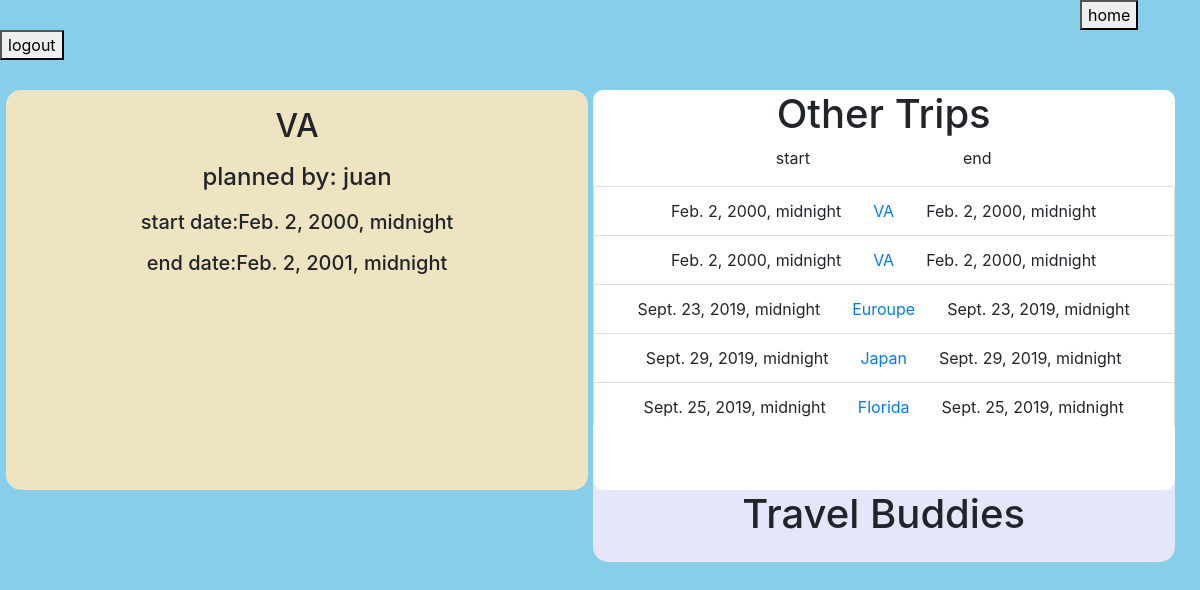
The app's page /trip/2 (signed in) with its own data.
### python_exam_app/models.py (models this page shows, shortened)
class Trip(models.Model):
    destination =  models.CharField(max_length=255)
    start_date = created_at = models.DateTimeField()
    end_date = created_at = models.DateTimeField()
    plan = models.TextField()
    planner = models.ForeignKey(User, related_name='trips', on_delete=models.CASCADE)
    created_at = models.DateTimeField(auto_now_add=True)
    updated_at = models.DateTimeField(auto_now_add=True)
    buddies = models.ManyToManyField(User, related_name="trip")
    objects = TripManager()

class User(models.Model):
    name = models.CharField(max_length=255)
    alias = models.CharField(max_length=255)
    email = models.CharField(max_length=255)
    password = models.CharField(max_length=255)
    created_at = models.DateTimeField(auto_now_add=True)
    updated_at = models.DateTimeField(auto_now_add=True)
    objects = UserManager()

### python_exam_app/views.py (the view)
# urls.py: path('trip/<int:number>', views.trip_info),
def trip_info(request, number):
    if 'id' not in request.session:
        return redirect('/')
    else:
        this_trip = Trip.objects.get(id=number)
        this_trip_buddies = this_trip.buddies.exclude(id = request.session['id'])
        all_trips = Trip.objects.all().order_by('created_at')
        context = {
            'this_trip' : this_trip,
            'this_trip_buddies' : this_trip_buddies,
            'all_trips' : all_trips,
        }
    return render(request, 'trip_info.html', context)

### python_exam_app/templates/trip_info.html (shortened to what this page needs)
<!DOCTYPE html>
<html lang="en">
<head>
    <link rel="stylesheet" href="https://stackpath.bootstrapcdn.com/bootstrap/4.3.1/css/bootstrap.min.css">
</head>
<body>
    <div id="maincontainer" >
        <a  id="logout_button" href="/travels"><button>home</button></a>
        <a  href="/logout"><button>logout</button></a>
        <br>
        <div id="reviews_container">
            <div class="inline" id="my_reviews">
                <h2>{{this_trip.destination}}</h3>
                <h4>planned by: {{this_trip.planner.name}}</h4>
                <h5>start date:{{this_trip.start_date}}</h5>
                <h5>end date:{{this_trip.end_date}}</h5>
            </div>
            <div class="inline " id="all_reviews">
                <div class="inline" id="other_books_container">
                        <h1>Other Trips</h1>
                        <p>start &emsp;&emsp;&emsp;&emsp;&emsp;&emsp;&emsp;&emsp;&emsp; end</p>
                        <div id="list_of_books">
                            <ul class="list-group">
                                {% for trip in all_trips %}
                                    <li class="list-group-item">{{trip.start_date}}&emsp;&emsp;<a href="/trip/{{trip.id}}">{{trip.destination}}</a>&emsp;&emsp;{{trip.start_date}}</li>
                                {% endfor %}
                            </ul>
                        </div>
                    </div>
                <div >
                    <h1>Travel Buddies</h1>
                </div>
            </div>
        </div>
    </div>
    </body>
</html>

### python_exam_app/templates/trip_info.html (style rules this page uses)
#maincontainer { background-color: skyblue; min-height: 1000px; }
ul { list-style-type: none; }
h1 { display: inline-block; }
h2,h3,h4,h5 { margin: 3%; }
#logout_button { margin-left: 90%; }
#reviews_container { width: 99%; margin: 30px auto; }
#my_reviews { background-color: #eee4c2; }
#all_reviews { background-color: lavender; }
.inline { display: inline-block; width: 49%; vertical-align: top; text-align: center; border-radius: 15px; min-height: 400px; }
#other_books_container { width: 100%; height: 300px; background-color: #fff; border-radius: 10px; }
#list_of_books { width: 100%; height: 240px; overflow: auto; }
#list_of_books ul { list-style-type: none; }
* { -webkit-box-sizing: content-box; -moz-box-sizing: content-box; box-sizing: content-box; }
*:before,*:after { -webkit-box-sizing: content-box; -moz-box-sizing: content-box; box-sizing: content-box; }

### records on screen
Trip: destination "VA", planner.name "juan", start_date "Feb. 2, 2000, midnight", end_date "Feb. 2, 2001, midnight"
Trip: start_date "Feb. 2, 2000, midnight", destination "VA"
Trip: start_date "Sept. 23, 2019, midnight", destination "Euroupe"
Trip: start_date "Sept. 29, 2019, midnight", destination "Japan"
Trip: start_date "Sept. 25, 2019, midnight", destination "Florida"
